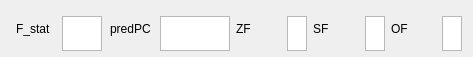
  <widget class="QWidget" name="layoutWidget_5">
   <property name="geometry">
    <rect>
     <x>100</x>
     <y>510</y>
     <width>473</width>
     <height>41</height>
    </rect>
   </property>
   <layout class="QGridLayout" name="gridLayout_7">
    <item row="0" column="2" alignment="Qt::AlignHCenter">
     <widget class="QLabel" name="label_43">
      <property name="styleSheet">
       <string notr="true">QLabel
{
font: 18pt &quot;Chiller&quot;;
}</string>
      </property>
      <property name="text">
       <string>predPC</string>
      </property>
     </widget>
    </item>
    <item row="0" column="0" alignment="Qt::AlignHCenter">
     <widget class="QLabel" name="label_46">
      <property name="styleSheet">
       <string notr="true">QLabel
{
font: 18pt &quot;Chiller&quot;;
}</string>
      </property>
      <property name="text">
       <string>F_stat</string>
      </property>
     </widget>
    </item>
    <item row="0" column="4">
     <widget class="QLabel" name="label_23">
      <property name="styleSheet">
       <string notr="true">QLabel
{
font: 18pt &quot;Chiller&quot;;
}</string>
      </property>
      <property name="text">
       <string>ZF</string>
      </property>
     </widget>
    </item>
    <item row="0" column="1">
     <widget class="QTextBrowser" name="F_stat">
      <property name="sizePolicy">
       <sizepolicy hsizetype="Preferred" vsizetype="Preferred">
        <horstretch>70</horstretch>
        <verstretch>20</verstretch>
       </sizepolicy>
      </property>
      <property name="minimumSize">
       <size>
        <width>0</width>
        <height>35</height>
       </size>
      </property>
      <property name="maximumSize">
       <size>
        <width>40</width>
        <height>24</height>
       </size>
      </property>
      <property name="baseSize">
       <size>
        <width>70</width>
        <height>20</height>
       </size>
      </property>
      <property name="styleSheet">
       <string notr="true"/>
      </property>
      <property name="verticalScrollBarPolicy">
       <enum>Qt::ScrollBarAlwaysOff</enum>
      </property>
      <property name="horizontalScrollBarPolicy">
       <enum>Qt::ScrollBarAlwaysOff</enum>
      </property>
     </widget>
    </item>
    <item row="0" column="3">
     <widget class="QTextBrowser" name="F_predPC">
      <property name="sizePolicy">
       <sizepolicy hsizetype="Preferred" vsizetype="Preferred">
        <horstretch>70</horstretch>
        <verstretch>20</verstretch>
       </sizepolicy>
      </property>
      <property name="minimumSize">
       <size>
        <width>70</width>
        <height>35</height>
       </size>
      </property>
      <property name="maximumSize">
       <size>
        <width>70</width>
        <height>24</height>
       </size>
      </property>
      <property name="baseSize">
       <size>
        <width>70</width>
        <height>20</height>
       </size>
      </property>
      <property name="styleSheet">
       <string notr="true"/>
      </property>
     </widget>
    </item>
    <item row="0" column="5">
     <widget class="QTextBrowser" name="ZF">
      <property name="sizePolicy">
       <sizepolicy hsizetype="Preferred" vsizetype="Preferred">
        <horstretch>70</horstretch>
        <verstretch>20</verstretch>
       </sizepolicy>
      </property>
      <property name="minimumSize">
       <size>
        <width>20</width>
        <height>35</height>
       </size>
      </property>
      <property name="maximumSize">
       <size>
        <width>20</width>
        <height>24</height>
       </size>
      </property>
      <property name="baseSize">
       <size>
        <width>70</width>
        <height>20</height>
       </size>
      </property>
      <property name="styleSheet">
       <string notr="true"/>
      </property>
     </widget>
    </item>
    <item row="0" column="9">
     <widget class="QTextBrowser" name="OF">
      <property name="sizePolicy">
       <sizepolicy hsizetype="Preferred" vsizetype="Preferred">
        <horstretch>70</horstretch>
        <verstretch>20</verstretch>
       </sizepolicy>
      </property>
      <property name="minimumSize">
       <size>
        <width>20</width>
        <height>35</height>
       </size>
      </property>
      <property name="maximumSize">
       <size>
        <width>20</width>
        <height>24</height>
       </size>
      </property>
      <property name="baseSize">
       <size>
        <width>70</width>
        <height>20</height>
       </size>
      </property>
      <property name="styleSheet">
       <string notr="true"/>
      </property>
     </widget>
    </item>
    <item row="0" column="6">
     <widget class="QLabel" name="label_24">
      <property name="styleSheet">
       <string notr="true">QLabel
{
font: 18pt &quot;Chiller&quot;;
}</string>
      </property>
      <property name="text">
       <string>SF</string>
      </property>
     </widget>
    </item>
    <item row="0" column="7">
     <widget class="QTextBrowser" name="SF">
      <property name="sizePolicy">
       <sizepolicy hsizetype="Preferred" vsizetype="Preferred">
        <horstretch>70</horstretch>
        <verstretch>20</verstretch>
       </sizepolicy>
      </property>
      <property name="minimumSize">
       <size>
        <width>20</width>
        <height>35</height>
       </size>
      </property>
      <property name="maximumSize">
       <size>
        <width>20</width>
        <height>24</height>
       </size>
      </property>
      <property name="baseSize">
       <size>
        <width>70</width>
        <height>20</height>
       </size>
      </property>
      <property name="styleSheet">
       <string notr="true"/>
      </property>
     </widget>
    </item>
    <item row="0" column="8">
     <widget class="QLabel" name="label_37">
      <property name="styleSheet">
       <string notr="true">QLabel
{
font: 18pt &quot;Chiller&quot;;
}</string>
      </property>
      <property name="text">
       <string>OF</string>
      </property>
     </widget>
    </item>
   </layout>
  </widget>
